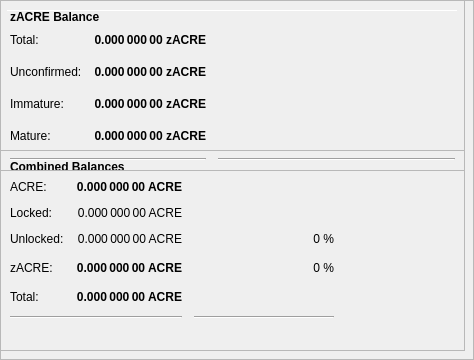
        <widget class="QFrame" name="frameObfuscation">
         <property name="minimumSize">
          <size>
           <width>0</width>
           <height>350</height>
          </size>
         </property>
         <property name="layoutDirection">
          <enum>Qt::LeftToRight</enum>
         </property>
         <property name="frameShape">
          <enum>QFrame::StyledPanel</enum>
         </property>
         <property name="frameShadow">
          <enum>QFrame::Raised</enum>
         </property>
         <widget class="QPushButton" name="runAutoDenom">
          <property name="geometry">
           <rect>
            <x>251</x>
            <y>17</y>
            <width>1</width>
            <height>1</height>
           </rect>
          </property>
          <property name="palette">
           <palette>
            <active>
             <colorrole role="WindowText">
              <brush brushstyle="SolidPattern">
               <color alpha="255">
                <red>0</red>
                <green>0</green>
                <blue>0</blue>
               </color>
              </brush>
             </colorrole>
             <colorrole role="Button">
              <brush brushstyle="SolidPattern">
               <color alpha="255">
                <red>239</red>
                <green>238</green>
                <blue>238</blue>
               </color>
              </brush>
             </colorrole>
             <colorrole role="Light">
              <brush brushstyle="SolidPattern">
               <color alpha="255">
                <red>255</red>
                <green>255</green>
                <blue>255</blue>
               </color>
              </brush>
             </colorrole>
             <colorrole role="Midlight">
              <brush brushstyle="SolidPattern">
               <color alpha="255">
                <red>247</red>
                <green>246</green>
                <blue>246</blue>
               </color>
              </brush>
             </colorrole>
             <colorrole role="Dark">
              <brush brushstyle="SolidPattern">
               <color alpha="255">
                <red>119</red>
                <green>119</green>
                <blue>119</blue>
               </color>
              </brush>
             </colorrole>
             <colorrole role="Mid">
              <brush brushstyle="SolidPattern">
               <color alpha="255">
                <red>159</red>
                <green>159</green>
                <blue>159</blue>
               </color>
              </brush>
             </colorrole>
             <colorrole role="Text">
              <brush brushstyle="SolidPattern">
               <color alpha="255">
                <red>0</red>
                <green>0</green>
                <blue>0</blue>
               </color>
              </brush>
             </colorrole>
             <colorrole role="BrightText">
              <brush brushstyle="SolidPattern">
               <color alpha="255">
                <red>255</red>
                <green>255</green>
                <blue>255</blue>
               </color>
              </brush>
             </colorrole>
             <colorrole role="ButtonText">
              <brush brushstyle="SolidPattern">
               <color alpha="255">
                <red>0</red>
                <green>0</green>
                <blue>0</blue>
               </color>
              </brush>
             </colorrole>
             <colorrole role="Base">
              <brush brushstyle="SolidPattern">
               <color alpha="255">
                <red>255</red>
                <green>255</green>
                <blue>255</blue>
               </color>
              </brush>
             </colorrole>
             <colorrole role="Window">
              <brush brushstyle="SolidPattern">
               <color alpha="255">
                <red>239</red>
                <green>238</green>
                <blue>238</blue>
               </color>
              </brush>
             </colorrole>
             <colorrole role="Shadow">
              <brush brushstyle="SolidPattern">
               <color alpha="255">
                <red>0</red>
                <green>0</green>
                <blue>0</blue>
               </color>
              </brush>
             </colorrole>
             <colorrole role="AlternateBase">
              <brush brushstyle="SolidPattern">
               <color alpha="255">
                <red>247</red>
                <green>246</green>
                <blue>246</blue>
               </color>
              </brush>
             </colorrole>
             <colorrole role="ToolTipBase">
              <brush brushstyle="SolidPattern">
               <color alpha="255">
                <red>255</red>
                <green>255</green>
                <blue>220</blue>
               </color>
              </brush>
             </colorrole>
             <colorrole role="ToolTipText">
              <brush brushstyle="SolidPattern">
               <color alpha="255">
                <red>0</red>
                <green>0</green>
                <blue>0</blue>
               </color>
              </brush>
             </colorrole>
            </active>
            <inactive>
             <colorrole role="WindowText">
              <brush brushstyle="SolidPattern">
               <color alpha="255">
                <red>0</red>
                <green>0</green>
                <blue>0</blue>
               </color>
              </brush>
             </colorrole>
             <colorrole role="Button">
              <brush brushstyle="SolidPattern">
               <color alpha="255">
                <red>239</red>
                <green>238</green>
                <blue>238</blue>
               </color>
              </brush>
             </colorrole>
             <colorrole role="Light">
              <brush brushstyle="SolidPattern">
               <color alpha="255">
                <red>255</red>
                <green>255</green>
                <blue>255</blue>
               </color>
              </brush>
             </colorrole>
             <colorrole role="Midlight">
              <brush brushstyle="SolidPattern">
               <color alpha="255">
                <red>247</red>
                <green>246</green>
                <blue>246</blue>
               </color>
              </brush>
             </colorrole>
             <colorrole role="Dark">
              <brush brushstyle="SolidPattern">
               <color alpha="255">
                <red>119</red>
                <green>119</green>
                <blue>119</blue>
               </color>
              </brush>
             </colorrole>
             <colorrole role="Mid">
              <brush brushstyle="SolidPattern">
               <color alpha="255">
                <red>159</red>
                <green>159</green>
                <blue>159</blue>
               </color>
              </brush>
             </colorrole>
             <colorrole role="Text">
              <brush brushstyle="SolidPattern">
               <color alpha="255">
                <red>0</red>
                <green>0</green>
                <blue>0</blue>
               </color>
              </brush>
             </colorrole>
             <colorrole role="BrightText">
              <brush brushstyle="SolidPattern">
               <color alpha="255">
                <red>255</red>
                <green>255</green>
                <blue>255</blue>
               </color>
              </brush>
             </colorrole>
             <colorrole role="ButtonText">
              <brush brushstyle="SolidPattern">
               <color alpha="255">
                <red>0</red>
                <green>0</green>
                <blue>0</blue>
               </color>
              </brush>
             </colorrole>
             <colorrole role="Base">
              <brush brushstyle="SolidPattern">
               <color alpha="255">
                <red>255</red>
                <green>255</green>
                <blue>255</blue>
               </color>
              </brush>
             </colorrole>
             <colorrole role="Window">
              <brush brushstyle="SolidPattern">
               <color alpha="255">
                <red>239</red>
                <green>238</green>
                <blue>238</blue>
               </color>
              </brush>
             </colorrole>
             <colorrole role="Shadow">
              <brush brushstyle="SolidPattern">
               <color alpha="255">
                <red>0</red>
                <green>0</green>
                <blue>0</blue>
               </color>
              </brush>
             </colorrole>
             <colorrole role="AlternateBase">
              <brush brushstyle="SolidPattern">
               <color alpha="255">
                <red>247</red>
                <green>246</green>
                <blue>246</blue>
               </color>
              </brush>
             </colorrole>
             <colorrole role="ToolTipBase">
              <brush brushstyle="SolidPattern">
               <color alpha="255">
                <red>255</red>
                <green>255</green>
                <blue>220</blue>
               </color>
              </brush>
             </colorrole>
             <colorrole role="ToolTipText">
              <brush brushstyle="SolidPattern">
               <color alpha="255">
                <red>0</red>
                <green>0</green>
                <blue>0</blue>
               </color>
              </brush>
             </colorrole>
            </inactive>
            <disabled>
             <colorrole role="WindowText">
              <brush brushstyle="SolidPattern">
               <color alpha="255">
                <red>119</red>
                <green>119</green>
                <blue>119</blue>
               </color>
              </brush>
             </colorrole>
             <colorrole role="Button">
              <brush brushstyle="SolidPattern">
               <color alpha="255">
                <red>239</red>
                <green>238</green>
                <blue>238</blue>
               </color>
              </brush>
             </colorrole>
             <colorrole role="Light">
              <brush brushstyle="SolidPattern">
               <color alpha="255">
                <red>255</red>
                <green>255</green>
                <blue>255</blue>
               </color>
              </brush>
             </colorrole>
             <colorrole role="Midlight">
              <brush brushstyle="SolidPattern">
               <color alpha="255">
                <red>247</red>
                <green>246</green>
                <blue>246</blue>
               </color>
              </brush>
             </colorrole>
             <colorrole role="Dark">
              <brush brushstyle="SolidPattern">
               <color alpha="255">
                <red>119</red>
                <green>119</green>
                <blue>119</blue>
               </color>
              </brush>
             </colorrole>
             <colorrole role="Mid">
              <brush brushstyle="SolidPattern">
               <color alpha="255">
                <red>159</red>
                <green>159</green>
                <blue>159</blue>
               </color>
              </brush>
             </colorrole>
             <colorrole role="Text">
              <brush brushstyle="SolidPattern">
               <color alpha="255">
                <red>119</red>
                <green>119</green>
                <blue>119</blue>
               </color>
              </brush>
             </colorrole>
             <colorrole role="BrightText">
              <brush brushstyle="SolidPattern">
               <color alpha="255">
                <red>255</red>
                <green>255</green>
                <blue>255</blue>
               </color>
              </brush>
             </colorrole>
             <colorrole role="ButtonText">
              <brush brushstyle="SolidPattern">
               <color alpha="255">
                <red>119</red>
                <green>119</green>
                <blue>119</blue>
               </color>
              </brush>
             </colorrole>
             <colorrole role="Base">
              <brush brushstyle="SolidPattern">
               <color alpha="255">
                <red>239</red>
                <green>238</green>
                <blue>238</blue>
               </color>
              </brush>
             </colorrole>
             <colorrole role="Window">
              <brush brushstyle="SolidPattern">
               <color alpha="255">
                <red>239</red>
                <green>238</green>
                <blue>238</blue>
               </color>
              </brush>
             </colorrole>
             <colorrole role="Shadow">
              <brush brushstyle="SolidPattern">
               <color alpha="255">
                <red>0</red>
                <green>0</green>
                <blue>0</blue>
               </color>
              </brush>
             </colorrole>
             <colorrole role="AlternateBase">
              <brush brushstyle="SolidPattern">
               <color alpha="255">
                <red>239</red>
                <green>238</green>
                <blue>238</blue>
               </color>
              </brush>
             </colorrole>
             <colorrole role="ToolTipBase">
              <brush brushstyle="SolidPattern">
               <color alpha="255">
                <red>255</red>
                <green>255</green>
                <blue>220</blue>
               </color>
              </brush>
             </colorrole>
             <colorrole role="ToolTipText">
              <brush brushstyle="SolidPattern">
               <color alpha="255">
                <red>0</red>
                <green>0</green>
                <blue>0</blue>
               </color>
              </brush>
             </colorrole>
            </disabled>
           </palette>
          </property>
          <property name="focusPolicy">
           <enum>Qt::NoFocus</enum>
          </property>
          <property name="autoFillBackground">
           <bool>true</bool>
          </property>
          <property name="text">
           <string/>
          </property>
          <property name="flat">
           <bool>true</bool>
          </property>
         </widget>
         <widget class="Line" name="line">
          <property name="geometry">
           <rect>
            <x>7</x>
            <y>10</y>
            <width>451</width>
            <height>1</height>
           </rect>
          </property>
          <property name="orientation">
           <enum>Qt::Horizontal</enum>
          </property>
         </widget>
         <widget class="QFrame" name="frame_3">
          <property name="geometry">
           <rect>
            <x>0</x>
            <y>150</y>
            <width>465</width>
            <height>201</height>
           </rect>
          </property>
          <property name="frameShape">
           <enum>QFrame::StyledPanel</enum>
          </property>
          <property name="frameShadow">
           <enum>QFrame::Raised</enum>
          </property>
          <layout class="QVBoxLayout" name="verticalLayout_5">
           <item>
            <layout class="QHBoxLayout" name="horizontalLayout_5" stretch="0">
             <item>
              <widget class="QLabel" name="label_5z">
               <property name="maximumSize">
                <size>
                 <width>16777215</width>
                 <height>20</height>
                </size>
               </property>
               <property name="font">
                <font>
                 <weight>75</weight>
                 <bold>true</bold>
                </font>
               </property>
               <property name="toolTip">
                <string>Combined Balances (including unconfirmed and immature coins)</string>
               </property>
               <property name="text">
                <string>&lt;html&gt;&lt;head/&gt;&lt;body&gt;&lt;p&gt;Combined Balances&lt;/p&gt;&lt;/body&gt;&lt;/html&gt;</string>
               </property>
              </widget>
             </item>
            </layout>
           </item>
           <item>
            <layout class="QGridLayout" name="gridLayout_3">
             <property name="spacing">
              <number>12</number>
             </property>
             <item row="7" column="0" colspan="2">
              <widget class="Line" name="lineSpendableBalance_3">
               <property name="orientation">
                <enum>Qt::Horizontal</enum>
               </property>
              </widget>
             </item>
             <item row="7" column="2">
              <widget class="Line" name="lineWatchBalance_3">
               <property name="sizePolicy">
                <sizepolicy hsizetype="Preferred" vsizetype="Fixed">
                 <horstretch>0</horstretch>
                 <verstretch>0</verstretch>
                </sizepolicy>
               </property>
               <property name="minimumSize">
                <size>
                 <width>140</width>
                 <height>0</height>
                </size>
               </property>
               <property name="orientation">
                <enum>Qt::Horizontal</enum>
               </property>
              </widget>
             </item>
             <item row="4" column="1">
              <widget class="QLabel" name="labelzBalancez">
               <property name="font">
                <font>
                 <weight>75</weight>
                 <bold>true</bold>
                </font>
               </property>
               <property name="cursor">
                <cursorShape>IBeamCursor</cursorShape>
               </property>
               <property name="toolTip">
                <string>Total of transactions that have yet to be confirmed, and do not yet count toward the spendable balance</string>
               </property>
               <property name="text">
                <string notr="true">0.000 000 00 ACRE</string>
               </property>
               <property name="alignment">
                <set>Qt::AlignRight|Qt::AlignTrailing|Qt::AlignVCenter</set>
               </property>
               <property name="textInteractionFlags">
                <set>Qt::LinksAccessibleByMouse|Qt::TextSelectableByKeyboard|Qt::TextSelectableByMouse</set>
               </property>
              </widget>
             </item>
             <item row="6" column="1">
              <widget class="QLabel" name="labelTotalz">
               <property name="font">
                <font>
                 <weight>75</weight>
                 <bold>true</bold>
                </font>
               </property>
               <property name="cursor">
                <cursorShape>IBeamCursor</cursorShape>
               </property>
               <property name="toolTip">
                <string>Total Balance, including unconfirmed and immature coins.</string>
               </property>
               <property name="text">
                <string notr="true">0.000 000 00 ACRE</string>
               </property>
               <property name="alignment">
                <set>Qt::AlignRight|Qt::AlignTrailing|Qt::AlignVCenter</set>
               </property>
               <property name="textInteractionFlags">
                <set>Qt::LinksAccessibleByMouse|Qt::TextSelectableByKeyboard|Qt::TextSelectableByMouse</set>
               </property>
              </widget>
             </item>
             <item row="4" column="3">
              <spacer name="horizontalSpacer_6">
               <property name="orientation">
                <enum>Qt::Horizontal</enum>
               </property>
               <property name="sizeHint" stdset="0">
                <size>
                 <width>40</width>
                 <height>20</height>
                </size>
               </property>
              </spacer>
             </item>
             <item row="6" column="0">
              <widget class="QLabel" name="labelTotalTextz">
               <property name="text">
                <string>Total:</string>
               </property>
              </widget>
             </item>
             <item row="1" column="0">
              <widget class="QLabel" name="labelBalanceTextz">
               <property name="text">
                <string>ACRE:</string>
               </property>
              </widget>
             </item>
             <item row="1" column="1">
              <widget class="QLabel" name="labelBalancez">
               <property name="font">
                <font>
                 <weight>75</weight>
                 <bold>true</bold>
                </font>
               </property>
               <property name="cursor">
                <cursorShape>IBeamCursor</cursorShape>
               </property>
               <property name="toolTip">
                <string>Your current spendable balance</string>
               </property>
               <property name="text">
                <string notr="true">0.000 000 00 ACRE</string>
               </property>
               <property name="alignment">
                <set>Qt::AlignRight|Qt::AlignTrailing|Qt::AlignVCenter</set>
               </property>
               <property name="textInteractionFlags">
                <set>Qt::LinksAccessibleByMouse|Qt::TextSelectableByKeyboard|Qt::TextSelectableByMouse</set>
               </property>
              </widget>
             </item>
             <item row="4" column="0">
              <widget class="QLabel" name="labelzBalanceTextz">
               <property name="toolTip">
                <string/>
               </property>
               <property name="text">
                <string>zACRE:</string>
               </property>
              </widget>
             </item>
             <item row="4" column="2">
              <widget class="QLabel" name="labelzACREPercent">
               <property name="toolTip">
                <string>Current percentage of zACRE.
If AutoMint is enabled this percentage will settle around the configured AutoMint percentage (default = 10%)</string>
               </property>
               <property name="text">
                <string>0 %</string>
               </property>
               <property name="alignment">
                <set>Qt::AlignRight|Qt::AlignTrailing|Qt::AlignVCenter</set>
               </property>
              </widget>
             </item>
             <item row="6" column="2">
              <widget class="QLabel" name="label100Percent">
               <property name="text">
                <string/>
               </property>
               <property name="alignment">
                <set>Qt::AlignRight|Qt::AlignTrailing|Qt::AlignVCenter</set>
               </property>
              </widget>
             </item>
             <item row="2" column="1">
              <widget class="QLabel" name="labelLockedBalance">
               <property name="toolTip">
                <string>Locked ACRE or Masternode collaterals. These are excluded from zACRE minting.</string>
               </property>
               <property name="text">
                <string>0.000 000 00 ACRE</string>
               </property>
               <property name="alignment">
                <set>Qt::AlignRight|Qt::AlignTrailing|Qt::AlignVCenter</set>
               </property>
              </widget>
             </item>
             <item row="2" column="0">
              <widget class="QLabel" name="labelLockedBalanceText">
               <property name="toolTip">
                <string>Locked ACRE or Masternode collaterals. These are excluded from zACRE minting.</string>
               </property>
               <property name="text">
                <string>Locked:</string>
               </property>
              </widget>
             </item>
             <item row="3" column="0">
              <widget class="QLabel" name="labelUnLockedBalanceText">
               <property name="toolTip">
                <string>Unlocked ACREs. These can be used for zACRE minting.</string>
               </property>
               <property name="text">
                <string>Unlocked:</string>
               </property>
              </widget>
             </item>
             <item row="3" column="1">
              <widget class="QLabel" name="labelUnLockedBalance">
               <property name="toolTip">
                <string>Unlocked ACREs. These can be used for zACRE minting.</string>
               </property>
               <property name="text">
                <string>0.000 000 00 ACRE</string>
               </property>
               <property name="alignment">
                <set>Qt::AlignRight|Qt::AlignTrailing|Qt::AlignVCenter</set>
               </property>
              </widget>
             </item>
             <item row="3" column="2">
              <widget class="QLabel" name="labelACREPercent">
               <property name="text">
                <string>0 %</string>
               </property>
               <property name="alignment">
                <set>Qt::AlignRight|Qt::AlignTrailing|Qt::AlignVCenter</set>
               </property>
              </widget>
             </item>
            </layout>
           </item>
           <item>
            <spacer name="verticalSpacer">
             <property name="orientation">
              <enum>Qt::Vertical</enum>
             </property>
             <property name="sizeHint" stdset="0">
              <size>
               <width>20</width>
               <height>40</height>
              </size>
             </property>
            </spacer>
           </item>
          </layout>
         </widget>
         <widget class="QFrame" name="frame_4">
          <property name="geometry">
           <rect>
            <x>0</x>
            <y>0</y>
            <width>465</width>
            <height>171</height>
           </rect>
          </property>
          <property name="frameShape">
           <enum>QFrame::StyledPanel</enum>
          </property>
          <property name="frameShadow">
           <enum>QFrame::Raised</enum>
          </property>
          <layout class="QVBoxLayout" name="verticalLayout_7">
           <item>
            <layout class="QHBoxLayout" name="horizontalLayout_8" stretch="0">
             <item>
              <widget class="QLabel" name="label_5z_3">
               <property name="maximumSize">
                <size>
                 <width>16777215</width>
                 <height>20</height>
                </size>
               </property>
               <property name="font">
                <font>
                 <weight>75</weight>
                 <bold>true</bold>
                </font>
               </property>
               <property name="text">
                <string>zACRE Balance</string>
               </property>
              </widget>
             </item>
            </layout>
           </item>
           <item>
            <layout class="QGridLayout" name="gridLayout_5">
             <property name="spacing">
              <number>12</number>
             </property>
             <item row="4" column="0">
              <widget class="QLabel" name="labelzBalanceMatureText">
               <property name="toolTip">
                <string>Mature: more than 20 confirmation and more than 1 mints of the same denomination after it was minted.
These zACRE are spendable.</string>
               </property>
               <property name="text">
                <string>Mature:</string>
               </property>
              </widget>
             </item>
             <item row="5" column="0" colspan="2">
              <widget class="Line" name="lineSpendableBalance_5">
               <property name="orientation">
                <enum>Qt::Horizontal</enum>
               </property>
              </widget>
             </item>
             <item row="1" column="1">
              <widget class="QLabel" name="labelzBalance">
               <property name="font">
                <font>
                 <weight>75</weight>
                 <bold>true</bold>
                </font>
               </property>
               <property name="cursor">
                <cursorShape>IBeamCursor</cursorShape>
               </property>
               <property name="toolTip">
                <string>All available zACRE, unconfirmed and immature zACRE included.</string>
               </property>
               <property name="text">
                <string notr="true">0.000 000 00 zACRE</string>
               </property>
               <property name="alignment">
                <set>Qt::AlignRight|Qt::AlignTrailing|Qt::AlignVCenter</set>
               </property>
               <property name="textInteractionFlags">
                <set>Qt::LinksAccessibleByMouse|Qt::TextSelectableByKeyboard|Qt::TextSelectableByMouse</set>
               </property>
              </widget>
             </item>
             <item row="5" column="2">
              <widget class="Line" name="lineWatchBalance_5">
               <property name="sizePolicy">
                <sizepolicy hsizetype="Preferred" vsizetype="Fixed">
                 <horstretch>0</horstretch>
                 <verstretch>0</verstretch>
                </sizepolicy>
               </property>
               <property name="minimumSize">
                <size>
                 <width>140</width>
                 <height>0</height>
                </size>
               </property>
               <property name="orientation">
                <enum>Qt::Horizontal</enum>
               </property>
              </widget>
             </item>
             <item row="1" column="0">
              <widget class="QLabel" name="labelzBalanceText">
               <property name="toolTip">
                <string>All available zACRE, unconfirmed and immature zACRE included.</string>
               </property>
               <property name="text">
                <string>Total:</string>
               </property>
              </widget>
             </item>
             <item row="1" column="2">
              <spacer name="horizontalSpacer_8">
               <property name="orientation">
                <enum>Qt::Horizontal</enum>
               </property>
               <property name="sizeHint" stdset="0">
                <size>
                 <width>40</width>
                 <height>20</height>
                </size>
               </property>
              </spacer>
             </item>
             <item row="4" column="2">
              <spacer name="horizontalSpacer_4">
               <property name="orientation">
                <enum>Qt::Horizontal</enum>
               </property>
               <property name="sizeHint" stdset="0">
                <size>
                 <width>40</width>
                 <height>20</height>
                </size>
               </property>
              </spacer>
             </item>
             <item row="4" column="1">
              <widget class="QLabel" name="labelzBalanceMature">
               <property name="font">
                <font>
                 <weight>75</weight>
                 <bold>true</bold>
                </font>
               </property>
               <property name="toolTip">
                <string>Mature: more than 20 confirmation and more than 1 mints of the same denomination after it was minted.
These zACRE are spendable.</string>
               </property>
               <property name="text">
                <string>0.000 000 00 zACRE</string>
               </property>
               <property name="alignment">
                <set>Qt::AlignRight|Qt::AlignTrailing|Qt::AlignVCenter</set>
               </property>
              </widget>
             </item>
             <item row="2" column="0">
              <widget class="QLabel" name="labelzBalanceUnconfirmedText">
               <property name="toolTip">
                <string>Unconfirmed: less than 20 confirmations
Immature: confirmed, but less than 1 mints of the same denomination after it was minted</string>
               </property>
               <property name="text">
                <string>Unconfirmed:</string>
               </property>
              </widget>
             </item>
             <item row="2" column="1">
              <widget class="QLabel" name="labelzBalanceUnconfirmed">
               <property name="font">
                <font>
                 <weight>75</weight>
                 <bold>true</bold>
                </font>
               </property>
               <property name="toolTip">
                <string>Unconfirmed: less than 20 confirmations
Immature: confirmed, but less than 1 mints of the same denomination after it was minted</string>
               </property>
               <property name="text">
                <string>0.000 000 00 zACRE</string>
               </property>
               <property name="alignment">
                <set>Qt::AlignRight|Qt::AlignTrailing|Qt::AlignVCenter</set>
               </property>
              </widget>
             </item>
             <item row="2" column="2">
              <spacer name="horizontalSpacer_5">
               <property name="orientation">
                <enum>Qt::Horizontal</enum>
               </property>
               <property name="sizeHint" stdset="0">
                <size>
                 <width>40</width>
                 <height>20</height>
                </size>
               </property>
              </spacer>
             </item>
             <item row="3" column="0">
              <widget class="QLabel" name="labelzBalanceImmatureText">
               <property name="toolTip">
                <string>Unconfirmed: less than 20 confirmations
Immature: confirmed, but less than 1 mints of the same denomination after it was minted</string>
               </property>
               <property name="text">
                <string>Immature:</string>
               </property>
              </widget>
             </item>
             <item row="3" column="1">
              <widget class="QLabel" name="labelzBalanceImmature">
               <property name="font">
                <font>
                 <weight>75</weight>
                 <bold>true</bold>
                </font>
               </property>
               <property name="toolTip">
                <string>Unconfirmed: less than 20 confirmations
Immature: confirmed, but less than 1 mints of the same denomination after it was minted</string>
               </property>
               <property name="text">
                <string>0.000 000 00 zACRE</string>
               </property>
               <property name="alignment">
                <set>Qt::AlignRight|Qt::AlignTrailing|Qt::AlignVCenter</set>
               </property>
              </widget>
             </item>
             <item row="3" column="2">
              <spacer name="horizontalSpacer_7">
               <property name="orientation">
                <enum>Qt::Horizontal</enum>
               </property>
               <property name="sizeHint" stdset="0">
                <size>
                 <width>40</width>
                 <height>20</height>
                </size>
               </property>
              </spacer>
             </item>
            </layout>
           </item>
          </layout>
         </widget>
        </widget>
